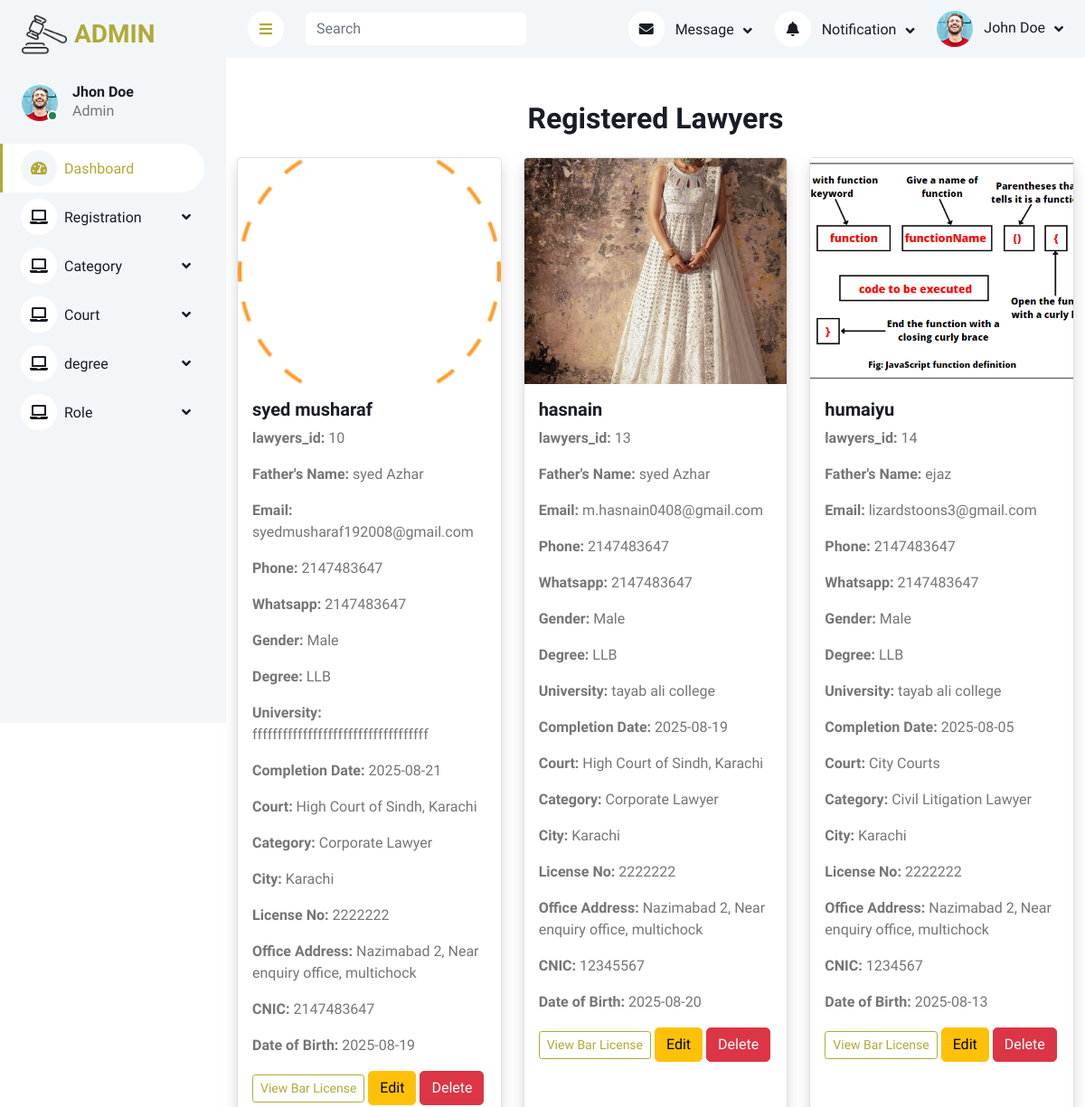
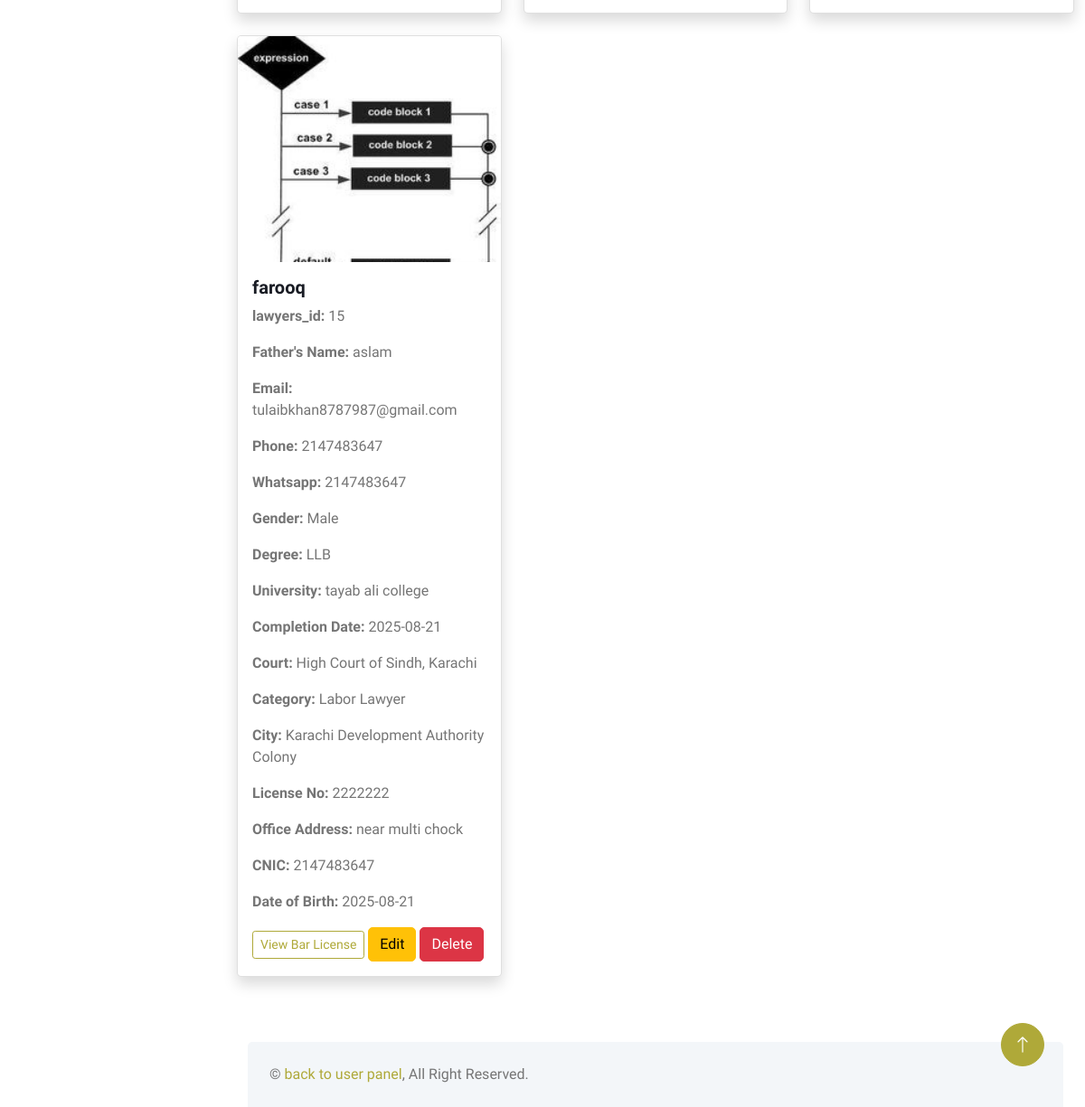
Before: /Admin/viewlawyer.php with the older database file (2 pictures, top to bottom).
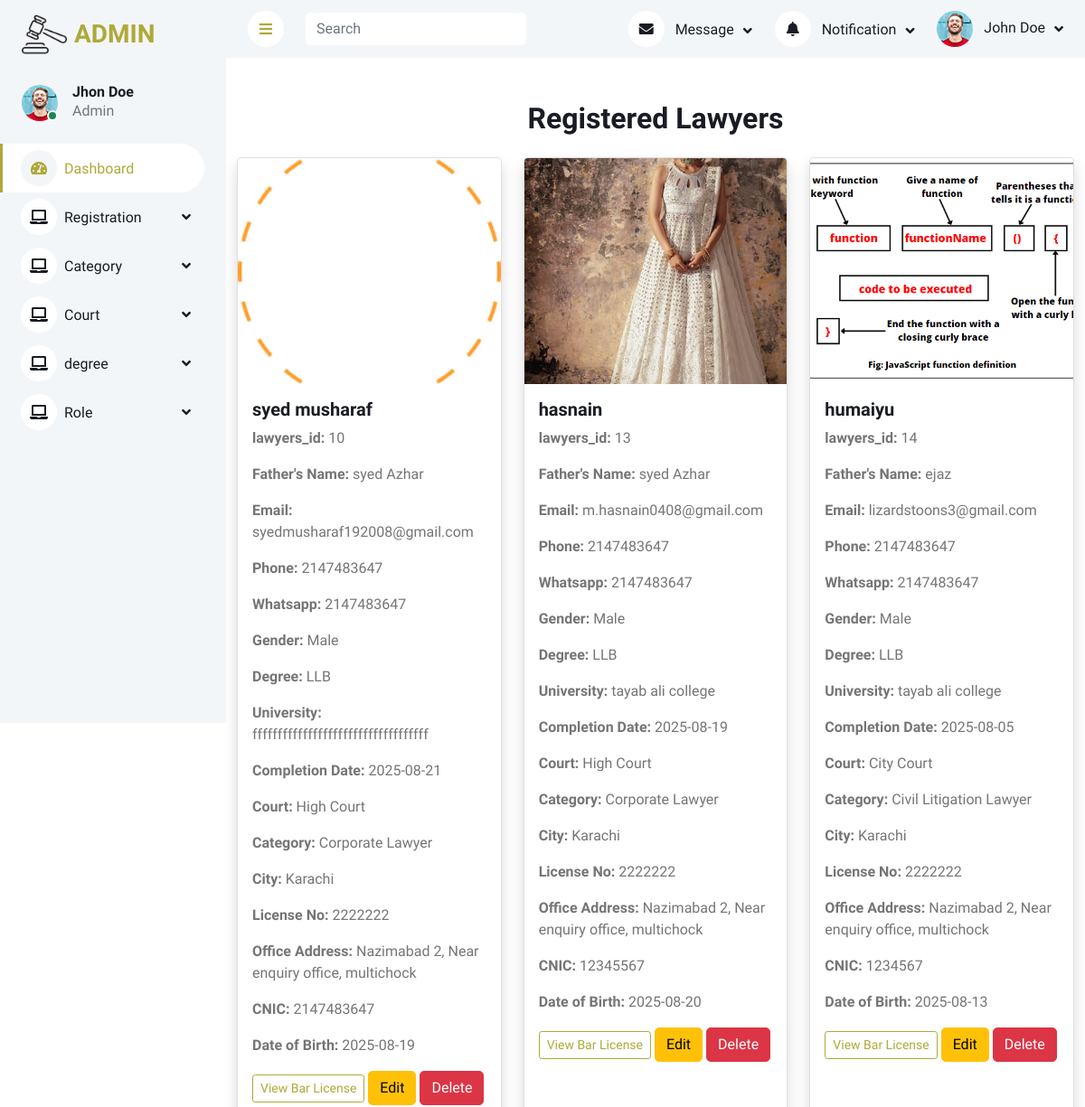
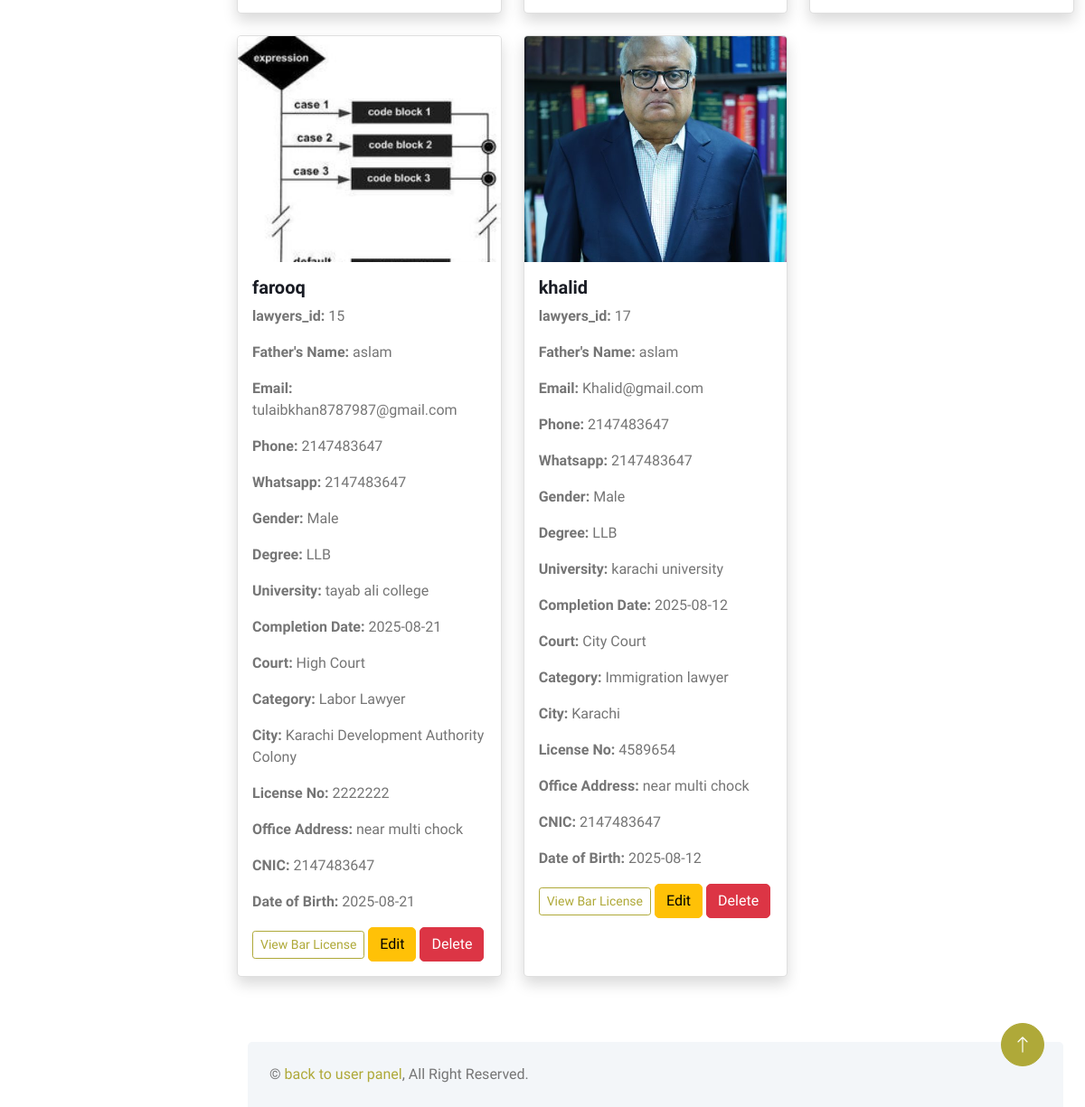
After: the same page with the newer database file (2 pictures, top to bottom).
### tables this page shows
CREATE TABLE `lawyers` (
  `lawyers_id` int(255) NOT NULL,
  `full_Name` varchar(225) NOT NULL,
  `father_name` varchar(225) NOT NULL,
  `user_name` varchar(225) NOT NULL,
  `email` varchar(225) NOT NULL,
  `password` varchar(120) NOT NULL,
  `profile_image` varchar(120) NOT NULL,
  `House_address` varchar(225) NOT NULL,
  `CNIC` int(25) NOT NULL,
  `dob` date NOT NULL,
  `Gender` varchar(222) NOT NULL,
  `phone` int(11) NOT NULL,
  `Whatsapp` int(11) NOT NULL,
  `degree_id` int(255) NOT NULL,
  `University` varchar(225) NOT NULL,
  `Completion` date NOT NULL,
  `City` varchar(225) NOT NULL,
  `Enrolment_Year` date NOT NULL,
  `court_id` int(255) NOT NULL,
  `License` text NOT NULL,
  `licence_image` varchar(225) NOT NULL,
  `category_id` int(255) NOT NULL,
  `Office` varchar(225) NOT NULL
);

CREATE TABLE `degree` (
  `degree_id` int(255) NOT NULL,
  `degree_name` varchar(225) NOT NULL
);

CREATE TABLE `court` (
  `court_id` int(255) NOT NULL,
  `court_name` varchar(225) NOT NULL
);

CREATE TABLE `category` (
  `category_id` int(255) NOT NULL,
  `category_name` varchar(225) NOT NULL
);

### Admin/viewlawyer.php (the view)
<?php
include("connection.php");
include("header.php");
$query = "SELECT lawyers.*, category.category_name, court.court_name, degree.degree_name FROM lawyers
INNER JOIN category ON lawyers.category_id = category.category_id
INNER JOIN court ON lawyers.court_id = court.court_id
INNER JOIN degree ON lawyers.degree_id = degree.degree_id";
$result = mysqli_query($conn, $query);
?>
<div class="container py-5">
    <h2 class="mb-4 text-center">Registered Lawyers</h2>
    <div class="row g-4">
        <?php while($row = mysqli_fetch_assoc($result)) { ?>
        <div class="col-md-6 col-lg-4">
            <div class="card shadow h-100">
                <img src="image/<?php echo $row['profile_image']; ?>" class="card-img-top" alt="Lawyer Image" style="height: 250px; object-fit: cover;">
                <div class="card-body">
                    <h5 class="card-title"><?php echo $row['full_Name']; ?></h5>
                    <p class="card-text"><strong>lawyers_id:</strong> <?php echo $row['lawyers_id']; ?></p>
                    <p class="card-text"><strong>Father's Name:</strong> <?php echo $row['father_name']; ?></p>
                    <p class="card-text"><strong>Email:</strong> <?php echo $row['email']; ?></p>
                    <p class="card-text"><strong>Phone:</strong> <?php echo $row['phone']; ?></p>
                    <p class="card-text"><strong>Whatsapp:</strong> <?php echo $row['Whatsapp']; ?></p>
                    <p class="card-text"><strong>Gender:</strong> <?php echo $row['Gender']; ?></p>
                    <p class="card-text"><strong>Degree:</strong> <?php echo $row['degree_name']; ?></p>
                    <p class="card-text"><strong>University:</strong> <?php echo $row['University']; ?></p>
                    <p class="card-text"><strong>Completion Date:</strong> <?php echo $row['Completion']; ?></p>
                    <p class="card-text"><strong>Court:</strong> <?php echo $row['court_name']; ?></p>
                    <p class="card-text"><strong>Category:</strong> <?php echo $row['category_name']; ?></p>
                    <p class="card-text"><strong>City:</strong> <?php echo $row['City']; ?></p>
                    <p class="card-text"><strong>License No:</strong> <?php echo $row['License']; ?></p>
                    <p class="card-text"><strong>Office Address:</strong> <?php echo $row['Office']; ?></p>
                    <p class="card-text"><strong>CNIC:</strong> <?php echo $row['CNIC']; ?></p>
                    <p class="card-text"><strong>Date of Birth:</strong> <?php echo $row['dob']; ?></p>
                    <a href="image/<?php echo $row['licence_image']; ?>" target="_self" class="btn btn-sm btn-outline-primary">View Bar License</a>
                <a class="btn btn-warning" href="updatelawyer.php?id=<?php echo $row["lawyers_id"]; ?>">Edit</a>
<a class="btn btn-danger" href="deletelawyer.php?id=<?php echo $row["lawyers_id"]; ?>" onclick="return confirm('Are you sure you want to delete this lawyer?')">Delete</a>
                </div>
            </div>
        </div>
        <?php } ?>
    </div>
</div>
<?php include("footer.php"); ?>

### Admin/header.php (shortened to what this page needs)
<!DOCTYPE html>
<html lang="en">
<head>
    <link href="https://cdnjs.cloudflare.com/ajax/libs/font-awesome/5.10.0/css/all.min.css" rel="stylesheet">
    <link href="https://cdn.jsdelivr.net/npm/bootstrap-icons@1.4.1/font/bootstrap-icons.css" rel="stylesheet">
    <link href="lib/owlcarousel/assets/owl.carousel.min.css" rel="stylesheet">
    <link href="lib/tempusdominus/css/tempusdominus-bootstrap-4.min.css" rel="stylesheet" />
    <link href="css/bootstrap.min.css" rel="stylesheet">
    <link href="css/style.css" rel="stylesheet">
</head>
<body>
    <div class="container-xxl position-relative bg-white d-flex p-0">
        <div class="sidebar pe-4 pb-3">
            <nav class="navbar bg-light navbar-light">
                <a href="index.html" class="navbar-brand mx-4 mb-3">
                    <h3 class="text-dark"><i class="fa me-2"><img src="image/hammer.png" style='height:50px; width:50px'></i>ADMIN</h3>
                </a>
                <div class="d-flex align-items-center ms-4 mb-4">
                    <div class="position-relative">
                        <img class="rounded-circle" src="img/user.jpg" alt="" style="width: 40px; height: 40px;">
                        <div class="bg-success rounded-circle border border-2 border-white position-absolute end-0 bottom-0 p-1"></div>
                    </div>
                    <div class="ms-3">
                        <h6 class="mb-0">Jhon Doe</h6>
                        <span>Admin</span>
                    </div>
                </div>
                <div class="navbar-nav w-100">
                    <a href="index.php" class="nav-item nav-link active"><i class="fa fa-tachometer-alt me-2"></i>Dashboard</a>
                    <div class="nav-item dropdown">
                        <a href="#" class="nav-link dropdown-toggle" data-bs-toggle="dropdown"><i class="fa fa-laptop me-2"></i>Registration</a>
                    </div>
                    <div class="nav-item dropdown">
                        <a href="#" class="nav-link dropdown-toggle" data-bs-toggle="dropdown"><i class="fa fa-laptop me-2"></i>Category</a>
                    </div>
                    <div class="nav-item dropdown">
                        <a href="#" class="nav-link dropdown-toggle" data-bs-toggle="dropdown"><i class="fa fa-laptop me-2"></i>Court </a>
                    </div>
  <div class="nav-item dropdown">
                        <a href="#" class="nav-link dropdown-toggle" data-bs-toggle="dropdown"><i class="fa fa-laptop me-2"></i>degree </a>
                    </div>
                    <div class="nav-item dropdown">
                        <a href="#" class="nav-link dropdown-toggle" data-bs-toggle="dropdown"><i class="fa fa-laptop me-2"></i>Role</a>
                    </div>
                </div>
            </nav>
        </div>
        <div class="content">
            <nav class="navbar navbar-expand bg-light navbar-light sticky-top px-4 py-0">
                <a href="#" class="sidebar-toggler flex-shrink-0">
                    <i class="fa fa-bars"></i>
                </a>
                <form class="d-none d-md-flex ms-4">
                    <input class="form-control border-0" type="search" placeholder="Search">
                </form>
                <div class="navbar-nav align-items-center ms-auto">
                    <div class="nav-item dropdown">
                        <a href="#" class="nav-link dropdown-toggle" data-bs-toggle="dropdown">
                            <i class="fa fa-envelope me-lg-2"></i>
                            <span class="d-none d-lg-inline-flex">Message</span>
                        </a>
                    </div>
                    <div class="nav-item dropdown">
                        <a href="#" class="nav-link dropdown-toggle" data-bs-toggle="dropdown">
                            <i class="fa fa-bell me-lg-2"></i>
                            <span class="d-none d-lg-inline-flex">Notification</span>
                        </a>
                    </div>
                    <div class="nav-item dropdown">
                        <a href="#" class="nav-link dropdown-toggle" data-bs-toggle="dropdown">
                            <img class="rounded-circle me-lg-2" src="img/user.jpg" alt="" style="width: 40px; height: 40px;">
                            <span class="d-none d-lg-inline-flex">John Doe</span>
                        </a>
                    </div>
                </div>
            </nav>

### Admin/footer.php (shortened to what this page needs)
   <div class="container-fluid pt-4 px-4">
                <div class="bg-light rounded-top p-4">
                    <div class="row">
                        <div class="col-12 col-sm-6 text-center text-sm-start">
                            &copy; <a href="../User/index.php">back to user panel</a>, All Right Reserved.
                        </div>
                    </div>
                </div>
            </div>
        </div>
        <a href="#" class="btn btn-lg btn-primary btn-lg-square back-to-top"><i class="bi bi-arrow-up"></i></a>
    </div>
</body>
</html>

### Admin/css/style.css (style rules this page uses)
:root { --primary: #afa939; --light: #F3F6F9; --dark: #191C24; }
.back-to-top { position: fixed; display: none; right: 45px; bottom: 45px; z-index: 99; }
.btn { transition: .5s; }
.btn.btn-primary { color: #ffffff; }
.btn-lg-square { width: 48px; height: 48px; }
.btn-square, .btn-sm-square, .btn-lg-square { padding: 0; display: inline-flex; align-items: center; justify-content: center; font-weight: normal; border-radius: 50px; }
.sidebar { position: fixed; top: 0; left: 0; bottom: 0; width: 250px; height: 100vh; overflow-y: auto; background: var(--light); transition: 0.5s; z-index: 999; }
.content { margin-left: 250px; min-height: 100vh; background: #FFFFFF; transition: 0.5s; }
@media (min-width: 992px) { .sidebar { margin-left: 0; } }
@media (min-width: 992px) { .content { width: calc(100% - 250px); } }
.sidebar .navbar .navbar-nav .nav-link { padding: 7px 20px; color: var(--dark); font-weight: 500; border-left: 3px solid var(--light); border-radius: 0 30px 30px 0; outline: none; }
.sidebar .navbar .navbar-nav .nav-link:hover, .sidebar .navbar .navbar-nav .nav-link.active { color: var(--primary); background: #FFFFFF; border-color: var(--primary); }
.sidebar .navbar .navbar-nav .nav-link i { width: 40px; height: 40px; display: inline-flex; align-items: center; justify-content: center; background: #FFFFFF; border-radius: 40px; }
.sidebar .navbar .navbar-nav .nav-link:hover i, .sidebar .navbar .navbar-nav .nav-link.active i { background: var(--light); }
.sidebar .navbar .dropdown-toggle::after { position: absolute; top: 15px; right: 15px; border: none; content: "\f107"; font-family: "Font Awesome 5 Free"; font-weight: 900; transition: .5s; }
.content .navbar .navbar-nav .nav-link { margin-left: 25px; padding: 12px 0; color: var(--dark); outline: none; }
.content .navbar .sidebar-toggler, .content .navbar .navbar-nav .nav-link i { width: 40px; height: 40px; display: inline-flex; align-items: center; justify-content: center; background: #FFFFFF; border-radius: 40px; }
.content .navbar .dropdown-toggle::after { margin-left: 6px; vertical-align: middle; border: none; content: "\f107"; font-family: "Font Awesome 5 Free"; font-weight: 900; transition: .5s; }

Changed rows visible on the page:
changed through a linked row, lawyers "syed musharaf": court.court_name "High Court of Sindh, Karachi" → "High Court"
changed through a linked row, lawyers "hasnain": court.court_name "High Court of Sindh, Karachi" → "High Court"
changed through a linked row, lawyers "humaiyu": court.court_name "City Courts" → "City Court"
changed through a linked row, lawyers "farooq": court.court_name "High Court of Sindh, Karachi" → "High Court"
added lawyers: profile_image (picture), full_Name "khalid", lawyers_id "17", father_name "aslam", email "Khalid@gmail.com", phone "2147483647", Whatsapp "2147483647", Gender "Male", degree.degree_name "LLB", University "karachi university", Completion "2025-08-12", court.court_name "City Court", category.category_name "Immigration lawyer", City "Karachi", License "4589654", Office "near multi chock", CNIC "2147483647", dob "2025-08-12"
